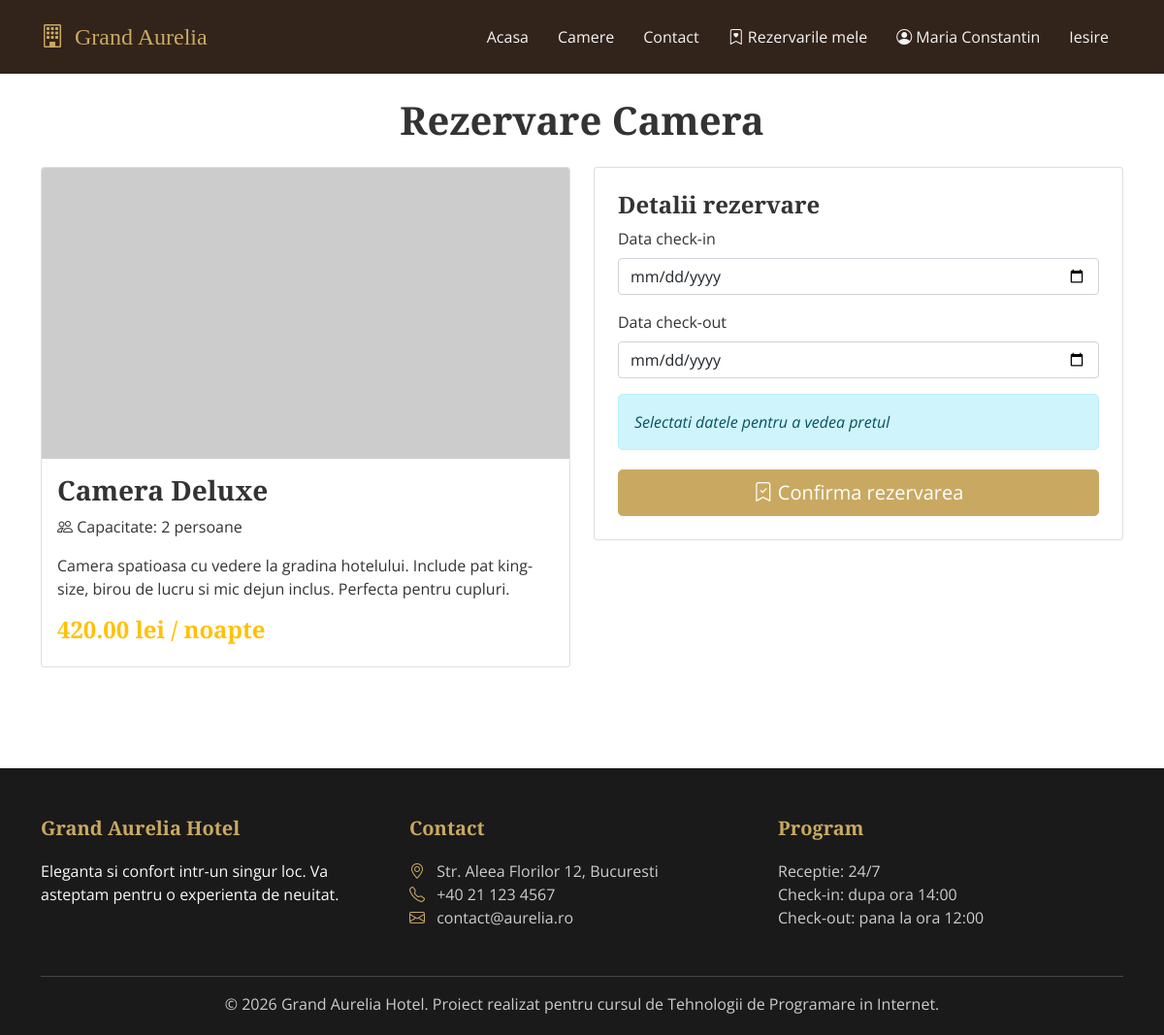
/rezerva.php?id=2 (signed in), run on the app's committed database.
### tables this page shows
CREATE TABLE camere (
    id INT AUTO_INCREMENT PRIMARY KEY,
    nume VARCHAR(100) NOT NULL,
    descriere TEXT NOT NULL,
    pret DECIMAL(10, 2) NOT NULL,
    capacitate INT NOT NULL DEFAULT 2,
    imagine VARCHAR(255) DEFAULT 'img/camera-default.jpg',
    status ENUM('disponibila', 'curatenie') NOT NULL DEFAULT 'disponibila'
);

### rezerva.php (the view, shortened to what this page needs)
<?php
include 'includes/db.php';
$id_camera = (int)$_GET['id'];
$sql_camera = "SELECT * FROM camere WHERE id = ? AND status = 'disponibila'";
$stmt = mysqli_prepare($conexiune, $sql_camera);
mysqli_stmt_bind_param($stmt, "i", $id_camera);
mysqli_stmt_execute($stmt);
$rezultat = mysqli_stmt_get_result($stmt);
$camera = mysqli_fetch_assoc($rezultat);
$mesaj_succes = "";
include 'includes/header.php';
?>
<div class="container" style="margin-top: 30px;">
    <h1 class="text-center mb-4">Rezervare Camera</h1>
    <?php if (!empty($mesaj_succes)): ?>
        <div class="alert alert-success">
            <i class="bi bi-check-circle"></i>
            <?php echo $mesaj_succes; ?>
            <br>
            <a href="rezervarile-mele.php" class="btn btn-sm btn-success mt-2">Vezi rezervarile mele</a>
            <a href="index.php" class="btn btn-sm btn-secondary mt-2">Inapoi la camere</a>
        </div>
    <?php else: ?>
    <div class="row">
        <div class="col-md-6 mb-4">
            <div class="card">
                <img src="<?php echo htmlspecialchars($camera['imagine']); ?>"
                     class="card-img-top"
                     alt="<?php echo htmlspecialchars($camera['nume']); ?>"
                     style="height: 300px; object-fit: cover;"
                     onerror="this.src='https://via.placeholder.com/600x300/c9a961/ffffff?text=Grand+Aurelia'">
                <div class="card-body">
                    <h3><?php echo htmlspecialchars($camera['nume']); ?></h3>
                    <p>
                        <i class="bi bi-people"></i> Capacitate: <?php echo $camera['capacitate']; ?> persoane
                    </p>
                    <p><?php echo htmlspecialchars($camera['descriere']); ?></p>
                    <h4 class="text-warning">
                        <?php echo $camera['pret']; ?> lei / noapte
                    </h4>
                </div>
            </div>
        </div>
        <div class="col-md-6 mb-4">
            <div class="card p-4">
                <h4>Detalii rezervare</h4>
                <form method="POST" action="rezerva.php?id=<?php echo $id_camera; ?>"
                      onsubmit="return validareRezervare()">
                    <div class="mb-3">
                        <label for="data_check_in" class="form-label">Data check-in</label>
                        <input type="date" class="form-control" id="data_check_in" name="data_check_in"
                               onchange="calculeazaPret()" required>
                    </div>
                    <div class="mb-3">
                        <label for="data_check_out" class="form-label">Data check-out</label>
                        <input type="date" class="form-control" id="data_check_out" name="data_check_out"
                               onchange="calculeazaPret()" required>
                    </div>
                    <div class="alert alert-info" id="total_pret">
                        <em>Selectati datele pentru a vedea pretul</em>
                    </div>
                    <button type="submit" class="btn btn-primary w-100 btn-lg">
                        <i class="bi bi-bookmark-check"></i> Confirma rezervarea
                    </button>
                </form>
            </div>
        </div>
    </div>
    <?php endif; ?>
</div>
<?php include 'includes/footer.php'; ?>

### css/style.css (style rules this page uses)
body { font-family: 'Open Sans', sans-serif; color: #333; padding-top: 70px; }
h1, h2, h3, h4, h5 { font-family: 'Playfair Display', serif; font-weight: 700; }
.btn-primary { background-color: #c9a961; border-color: #c9a961; }
.alert { border-radius: 5px; margin-bottom: 20px; }

### data on the page
camere: nume "Camera Deluxe", capacitate "2", descriere "Camera spatioasa cu vedere la gradina hotelului. Include pat king-size, birou de lucru si mic dejun inclus. Perfecta pentru cupluri.", pret "420.00"

### other printed values
$_SESSION['utilizator_nume'] "Maria Constantin"
